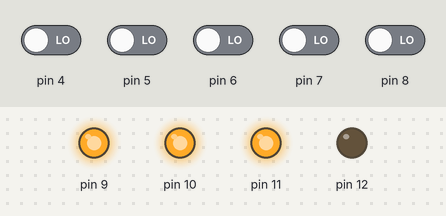
Bench run of a sketch on a simulated Arduino Uno, built with avr-gcc and run on an emulated ATmega328P. Parts: output pins drawn as LEDs (lit = HIGH). Inputs (shaded band) come from the test bench; at power-on: pin 4–8 LOW. What the sketch prints to the serial monitor is not drawn.

Above: at 0.1 s.
Timing chart, 0 to 1.6 s (numbered marks = the images above):
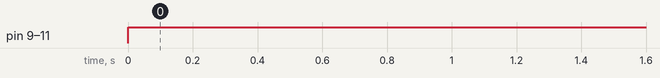

The sketch:

test_camera.ino
```cpp
// Capteur => Breadboard => Arduinio
// Data
// 2 (out) => 30 => 4
// 3  (out) => 29 => 5
// 6 (input) => 28 => 6
// 7 (inout) => 27 => 7
// 10 (input) => 26 => 8
//
// Clock/VCC/Reset
// 11 (input) => 25 => 9
// 13 (input)  => 24 => 10
// 14 => 23 => 11
// 15 => 22 => 12
// 18 => 21 => 3.3V

void setup() {
  // put your setup code here, to run once:

  pinMode(4, INPUT);
  pinMode(5, INPUT);
  pinMode(6, INPUT);
  pinMode(7, INPUT);
  pinMode(8, INPUT);


  pinMode(9, OUTPUT);
  pinMode(10, OUTPUT);
  pinMode(11, OUTPUT);
  pinMode(12, OUTPUT);


  Serial.begin(9600);
}

void loop() {

  digitalWrite(12, LOW);
  digitalWrite(9, HIGH);
  digitalWrite(10, HIGH);
  digitalWrite(11, HIGH);


  // put your main code here, to run repeatedly:

  int sum = 0;
  for (int i = 4; i <= 8 ; i++){
    int value = digitalRead(i);
    sum += value << i;
  }

  Serial.print("Inputs are 0x");
  Serial.println(sum);
  delay(500);
}
```

Measured:
- by itself, pin 9–11: LOW → HIGH at 0.00 s
